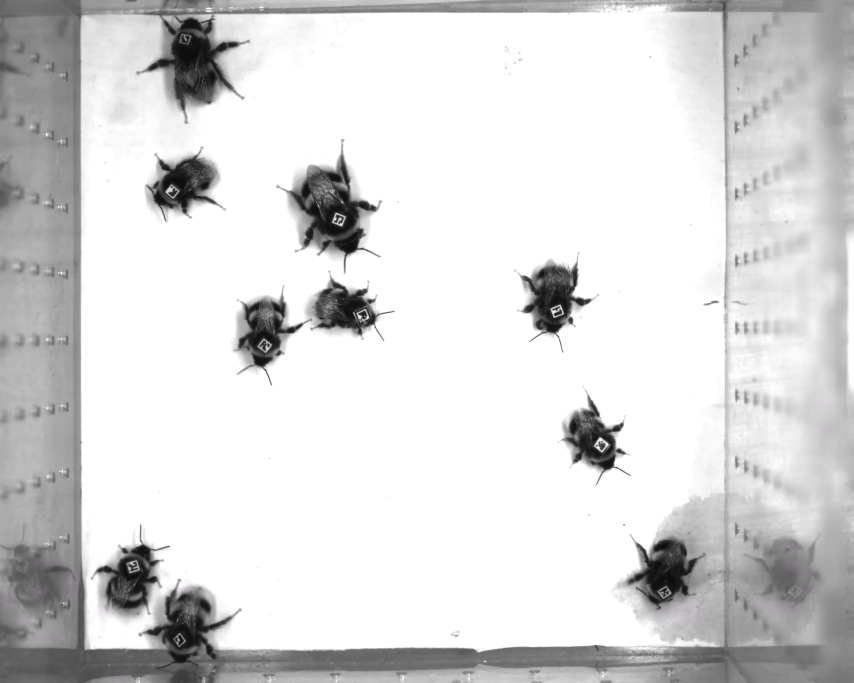
#> input picture 300.png, 2560 x 2048 px (shown at 1/3 size)
$ python simple_locate.py
#> lines starting #> are read from the running program, lines starting #| are printed output that depends on the picture; after the words box and inside, x2 and y2 are one past the last pixel; in counts of white or black regions, pixels touching at a corner belong together
#> further down, im is the input picture: shape (2048, 2560, 3); mean B, G, R 216.8, 216.6, 216.7
### tool.py
import numpy as np
import cv2
from scipy import signal
from sklearn.cluster import KMeans
import warnings
import math
from code25 import number_to_code


def fit_square(bbox, contour):
    contour = contour - np.array(bbox[0:2])
    is_square = False
    corner = np.zeros((4, 2))
    cls = 4
    kernel_size = np.int32(np.min(bbox[2:]) / 3)
    kernel = np.convolve(np.array([-1, 0, 1], np.float32) / 2,
                         np.squeeze(cv2.getGaussianKernel(kernel_size, kernel_size / 6)))[:, None]
    gradients = signal.convolve2d(contour, kernel, boundary='wrap', mode='same')  # 高斯第一平滑导数
    k_mean = KMeans(n_clusters=cls, random_state=0).fit(gradients)
    label = k_mean.labels_
    points = []
    for i in range(cls):
        points.append(contour[label == i])
    points_length = [points[i].shape[0] for i in range(cls)]
    if min(points_length) < max(points_length) / 4.0:
        return is_square, None
    line = np.zeros((cls, 2))
    eps = np.finfo(np.float32).eps
    warnings.simplefilter('ignore', np.RankWarning)
    for i in range(cls):
        if len(points[i]) < 3:
            return is_square, corner
        line[i] = np.polyfit(points[i][:, 0]+eps, points[i][:, 1]+eps, deg=1)
    max_iterate = 160
    step = 0
    is_converged = False
    is_degenerate = False
    num_min_cluster = gradients.shape[0] / 4 * 0.25
    while step < max_iterate and not is_converged and not is_degenerate:
        distances = []
        for i in range(cls):
            distances.append(point2line(contour, line[i]))
        distances = np.vstack(distances)
        min_ind = np.argsort(distances, axis=0)[0]
        new_points = []
        for i in range(cls):
            new_points.append(contour[min_ind == i])
            if new_points[i].shape[0] < num_min_cluster:
                is_degenerate = True
        is_converged = all(np.equal(label, min_ind))
        if not is_converged and not is_degenerate:
            points = new_points
            label = min_ind
            for i in range(cls):
                line[i] = np.polyfit(points[i][:, 0]+eps, points[i][:, 1]+eps, deg=1)
        step += 1
    if not is_converged or is_degenerate:
        return is_square, None
    vector = direction_vector(line)
    product = np.sum(vector[0] * vector[1:4], axis=1)
    ind = np.argsort(product)
    product = product[ind]
    if product[2] < 0.9 or abs(product[0]) > 0.15 or abs(product[1]) > 0.15:
        return is_square, None
    corner[0] = line_intersection(line[0], line[ind[0] + 1])
    corner[1] = line_intersection(line[ind[0] + 1], line[ind[2] + 1])
    corner[2] = line_intersection(line[ind[1] + 1], line[ind[2] + 1])
    corner[3] = line_intersection(line[0], line[ind[1] + 1])
    center = np.array([(bbox[2]-1)/2, (bbox[3]-1)/2])
    corner_to_center = corner - center
    radius, theta = cv2.cartToPolar(corner_to_center[:, 0], corner_to_center[:, 1], angleInDegrees=False)
    if any(radius.ravel() > np.sqrt(sum(np.array(bbox[2:]) ** 2)) / 2 * 1.1):
        return is_square, None
    ind = np.argsort(theta.ravel())
    corner = corner[ind]
    is_square = True
    return is_square, np.flip(corner+np.array(bbox[0:2]), axis=1)


def point2line(point, line):
    distance = np.abs(line[0]*point[:, 0]-point[:, 1]+line[1])/np.sqrt(line[0]**2+1)
    return distance


def direction_vector(line):
    x = line[:, 0]/np.sqrt(line[:, 0]**2+1)
    y = 1/np.sqrt(line[:, 0]**2+1)
    return np.vstack((x, y)).transpose()


def line_intersection(line1, line2):
    x = (line2[1]-line1[1])/(line1[0]-line2[0])
    y = (line1[0]*line2[1]-line1[1]*line2[0])/(line1[0]-line2[0])
    return np.array([x, y])


# [18 lines left out: functions polygon_iou, code_match, not called in this run]


# [4 lines that do not run on import are left out]

### code25.py
import numpy as np


def check_code25(imc):
    im = imc[0:3, :]
    check = imc[3, :]
    check2 = imc[4, :]
    tmp = np.ones(6)
    pas = 0
    for i in range(3):
        if np.sum(im[i]) % 2 == check[i]:
            tmp[i] = 0
        else:
            tmp[i] = 1
            return pas
    if np.sum(im[:, 0:3]) % 2 == check[3]:
        tmp[3] = 0
    else:
        tmp[3] = 1
        return pas
    if np.sum(im[:, 3:5]) % 2 == check[4]:
        tmp[4] = 0
    else:
        tmp[4] = 1
        return pas
    if all(check[::-1] == check2):
        tmp[5] = 0
    else:
        tmp[5] = 1
        return pas
    if np.sum(tmp) > 0.5:
        pas = 0
    else:
        pas = 1
    return pas


def checkOrs25(imc):
    check = np.ones(4)
    codes = np.zeros((4, 25))
    pass_bin = False
    number = 0
    codesFinal = np.zeros(25)
    orientation = -1
    for i in range(1, 5):
        imcr = np.rot90(imc, i)
        check[i-1] = check_code25(imcr)
        codes[i-1] = np.reshape(imcr, (1, 25))
    if sum(check) == 1:
        pass_bin = True
    else:
        pass_bin = False
        return pass_bin, number, codesFinal, orientation, codes
    orientation = np.where(check == 1)[0][0]
    codesFinal = codes[orientation]
    number = [str(i) for i in np.array(codesFinal[0:15], int)]
    number = ''.join(number)
    number = int(number, 2)
    return pass_bin, number, codesFinal, orientation, codes


# [15 lines left out: function number_to_code, not called in this run]


# [11 lines that do not run on import are left out]

### simple_locate.py
import cv2
import numpy as np
from skimage import measure
import os
from tool import fit_square
from code25 import checkOrs25
from collections import defaultdict


# area = [x1, y1, x2, y2]
def simple_locate(im, filter_size=23, filter_threshold=1, tag_list=[], track_mode=0, area=[], visual=False):
#> called with filter_size = 23, filter_threshold = 1, track_mode = 0, visual = False
    if len(area) ==4:
        # assert len(area) == 4, 'area must have four positional parameters'
        im = im[area[1]:area[3], area[0]:area[2]]
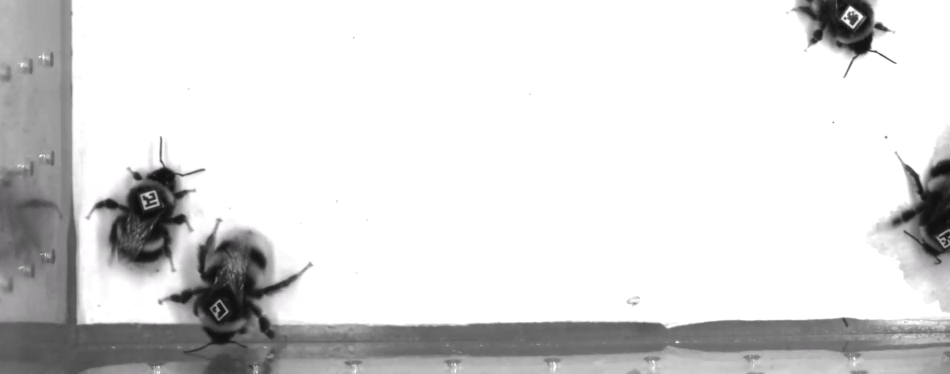
#> im: shape (748, 1900, 3) (shown at 1/2 size); mean of channels 0, 1, 2 217.8, 217.6, 217.8; drawn as B, G, R
    gray = cv2.cvtColor(im, cv2.COLOR_BGR2GRAY)
    bw = cv2.adaptiveThreshold(gray, 1, cv2.ADAPTIVE_THRESH_GAUSSIAN_C, cv2.THRESH_BINARY, filter_size,
                               filter_threshold)
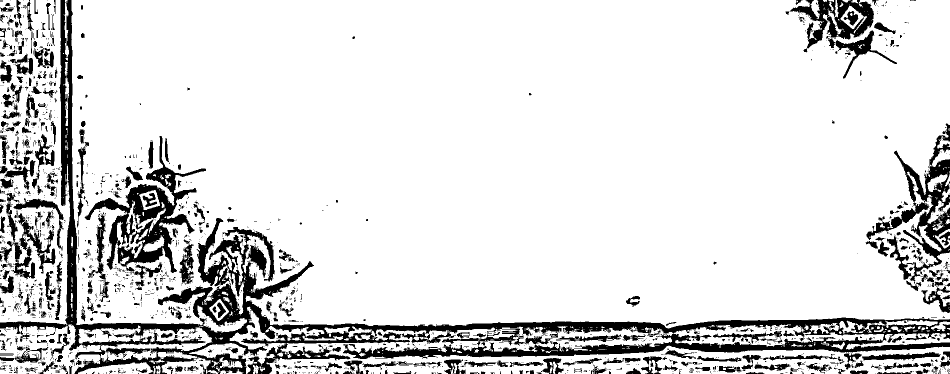
#> bw: shape (748, 1900) (shown at 1/2 size); values 0 (black) and 1 (white), 86.4% white; 2054 black regions (1659 under 20 px)
    # [4 lines of commented-out code are left out]
    label = measure.label(bw, connectivity=2)
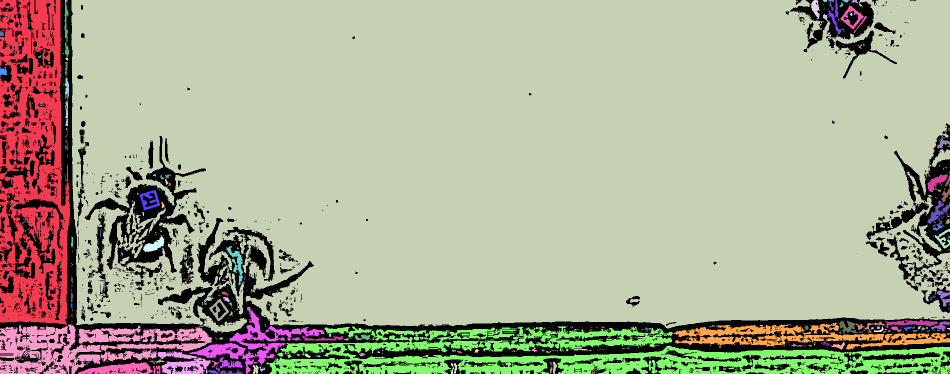
#> label: shape (748, 1900) int64 (shown at 1/2 size); 746 distinct labels, from 0 to 745; one colour per label, 0 black
    props = measure.regionprops(label)
#> props = 745 regions; largest, box (x1, y1, x2, y2) and area: (143, 0, 1900, 665) 1051107, (533, 652, 1900, 748) 58578, (0, 0, 141, 650) 57706, (0, 649, 425, 748) 20261, (1347, 646, 1900, 699) 11124
    reserve_props = []
    new_bw = np.zeros_like(bw, dtype=np.uint8)
    for prop in props:
        if 500 < prop.area < 3000:
            reserve_props.append(prop)
            box = prop.bbox
            new_bw[box[0]:box[2], box[1]:box[3]] = np.maximum(new_bw[box[0]:box[2], box[1]:box[3]],
                                                              prop.image.astype(np.uint8))
#> this loop made 745 passes
#> box on passes 20, 133, 152, 169, 248, 272, 382, 419, 420, 630, 648, 677: (12, 1681, 67, 1734), (348, 1855, 384, 1895), (380, 278, 420, 320), (401, 1854, 448, 1900), (470, 286, 504, 329), (492, 452, 570, 486), (598, 418, 642, 458), (640, 1770, 656, 1876), (641, 1678, 668, 1716), (702, 315, 748, 421), (714, 432, 742, 486), (724, 156, 748, 311)
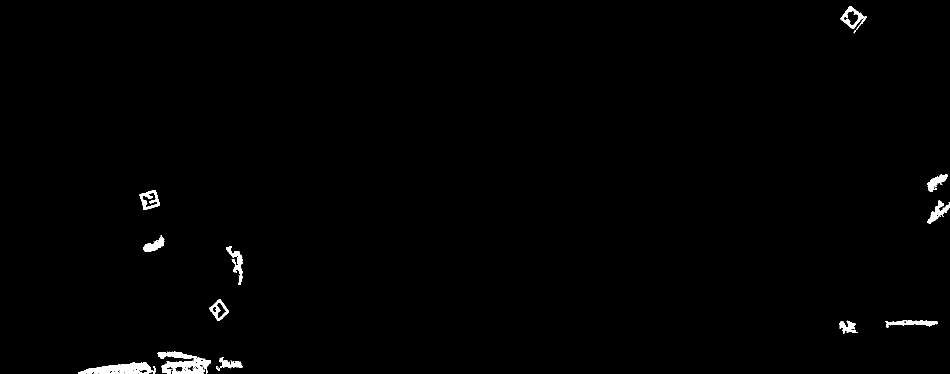
#> new_bw: shape (748, 1900) (shown at 1/2 size); values 0 (black) and 1 (white), 0.82% white; 12 white regions
#> after the loop, reserve_props = 12 regions; largest, box (x1, y1, x2, y2) and area: (315, 702, 421, 748) 2561, (156, 724, 311, 748) 2201, (1681, 12, 1734, 67) 835, (452, 492, 486, 570) 829, (1770, 640, 1876, 656) 791
    contours, hierarchy = cv2.findContours(new_bw.transpose(), cv2.RETR_EXTERNAL, cv2.CHAIN_APPROX_NONE)
#> contours = 12 contours; largest, box (x1, y1, x2, y2) and area: (702, 315, 748, 421) 2606, (724, 156, 748, 311) 2186, (12, 1681, 67, 1734) 1172, (380, 278, 420, 320) 1053, (598, 418, 642, 458) 899
    corners = []
    unrecognized_corners = defaultdict(list)
    orientations = []
    numbers = []
    values = []
    tag_center = []
    tag_length = 5
    a = np.array([1.5 / 7, 2.5 / 7, 3.5 / 7, 4.5 / 7, 5.5 / 7])
    x, y = np.meshgrid(a, a)
    trans = np.vstack((y.ravel(), x.ravel())).transpose()[None]
    SrcPointsA = np.array([[1, 1], [1, 0], [0, 0], [0, 1]], np.float32)
    for contour in contours:
        bbox = cv2.boundingRect(contour)
        contour = np.squeeze(contour)
        is_square, corner = fit_square(bbox, contour)
        if is_square:
            if np.any(corner < 0):
                continue
            for i, point in enumerate(corner):
                point = tuple(np.int32(point))
                cv2.circle(im, point, radius=5, color=(0, 255, 0), thickness=-1)
            PerspectiveMatrix = cv2.getPerspectiveTransform(SrcPointsA, np.float32(corner))
            PerspectiveImg = np.round(np.squeeze(cv2.perspectiveTransform(trans, PerspectiveMatrix)))
            # [11 lines of commented-out code are left out]
            value = np.zeros(PerspectiveImg.shape[0])
            i = 0
            for y, x in np.int32(np.round(PerspectiveImg)):
                # value[i] = np.int32(np.round(new_bw[x, y]))
                value[i] = np.int32(np.round(np.mean(bw[x - 1:x + 2, y - 1:y + 2])))
                i = i + 1
            values.append(value)
            code = np.reshape(value, (tag_length, tag_length))
            pass_bin, number, _, orientation, _ = checkOrs25(code)
            if pass_bin:
                corners.append(corner)
                numbers.append(number)
                center_coordinate = np.mean(corner, axis=0)
                tag_center.append(center_coordinate)
                orientations.append(orientation)
                # orientation_coordinate = np.mean(corner[[orientation % 4, (orientation + 1) % 4]], axis=0)
                # cv2.circle(im, tuple(np.int32(orientation_coordinate)), radius=5, color=(255, 0, 0), thickness=-1)
                # orientation_coordinate = orientation_coordinate - center_coordinate
            else:
                unrecognized_corners['corner'].append(corner)
                unrecognized_corners['code'].append(code)
#> this loop made 12 passes
#> (bbox, is_square, kernel_size in fit_square, points_length in fit_square, num_min_cluster in fit_square, product in fit_square) on pass 11: ((380, 278, 40, 42), True, 13, [32, 31, 30, 31], 7.75, [0.00282, 0.00554, 1])
#> (bbox, is_square, kernel_size in fit_square, points_length in fit_square, num_min_cluster in fit_square, product in fit_square) on pass 8: ((598, 418, 44, 40), True, 13, [24, 27, 23, 26], 6.25, [0.131, 0.132, 1])
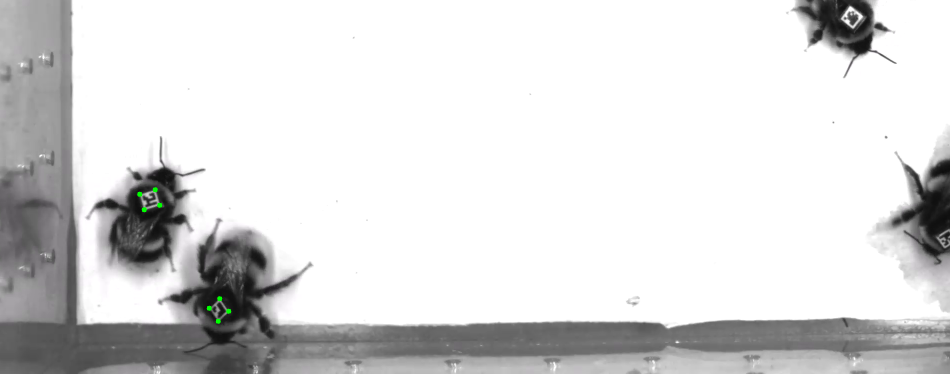
#> im: shape (748, 1900, 3) (shown at 1/2 size); 0.05% of pixels changed, all inside (x1, y1, x2, y2) = (274, 374, 463, 648); drawn as B, G, R
#> after the loop, corners = [[[457.7, 623], [439.3, 597.2], [418.3, 616.6], [436.7, 642.5]], [[319.5, 410.2], [310.4, 379.3], [279.1, 388.9], [288.2, 419.6]]]; numbers = [7, 752]; orientations = [1, 0]; tag_center = [[438, 619.8], [299.3, 399.5]]; values = 2 items
    if len(area) == 4:
        for corner in corners:
            corner += area[:2]
#> this loop made 2 passes
        tag_center = [x + area[:2] for x in tag_center]
#> tag_center = [[538, 1919.8], [399.3, 1699.5]]
        for unrecognized in unrecognized_corners['corner']:
            unrecognized += area[:2]
    if visual:
        cv2.namedWindow('bumblebee', 0)
        for i, number in enumerate(numbers):
            for corner in corners:
                for point in corner:
                    cv2.circle(im, tuple(np.int32(point)), radius=5, color=(0, 255, 0), thickness=-1)
            cv2.putText(im, text=str(number), org=tuple(np.int32(tag_center[i])), fontFace=cv2.FONT_HERSHEY_SIMPLEX,
                        fontScale=2, color=(255, 0, 0), thickness=3)
        cv2.imshow('bumblebee', im)
        cv2.waitKey(0)
    return numbers, orientations, corners, tag_center, unrecognized_corners


if __name__ == '__main__':
    im = cv2.imread('300.png')
    numbers_1, _, corners_1, tag_center_1, unrecognized_1 = simple_locate(im, area=[100, 1300, 2000, 2300])
#> numbers_1 = [7, 752]; corners_1 = [[[557.7, 1923], [539.3, 1897.2], [518.3, 1916.6], [536.7, 1942.5]], [[419.5, 1710.2], [410.4, 1679.3], [379.1, 1688.9], [388.2, 1719.6]]]; tag_center_1 = [[538, 1919.8], [399.3, 1699.5]]; unrecognized_1 = {'corner': []}
#> im: shape (2048, 2560, 3)
    for i, number in enumerate(numbers_1):
        for corner in corners_1:
            for point in corner:
                cv2.circle(im, tuple(np.int32(point)), radius=5, color=(0, 255, 0), thickness=-1)
        cv2.putText(im, text=str(number), org=tuple(np.int32(tag_center_1[i])), fontFace=cv2.FONT_HERSHEY_SIMPLEX,
                    fontScale=2, color=(255, 0, 0), thickness=3)
#> this loop made 2 passes
#> number on passes 1 to 2: 7, 752
    for corner in unrecognized_1:
        for point in corner:
#> (the run stopped early here; a loop or call above may not have finished)
